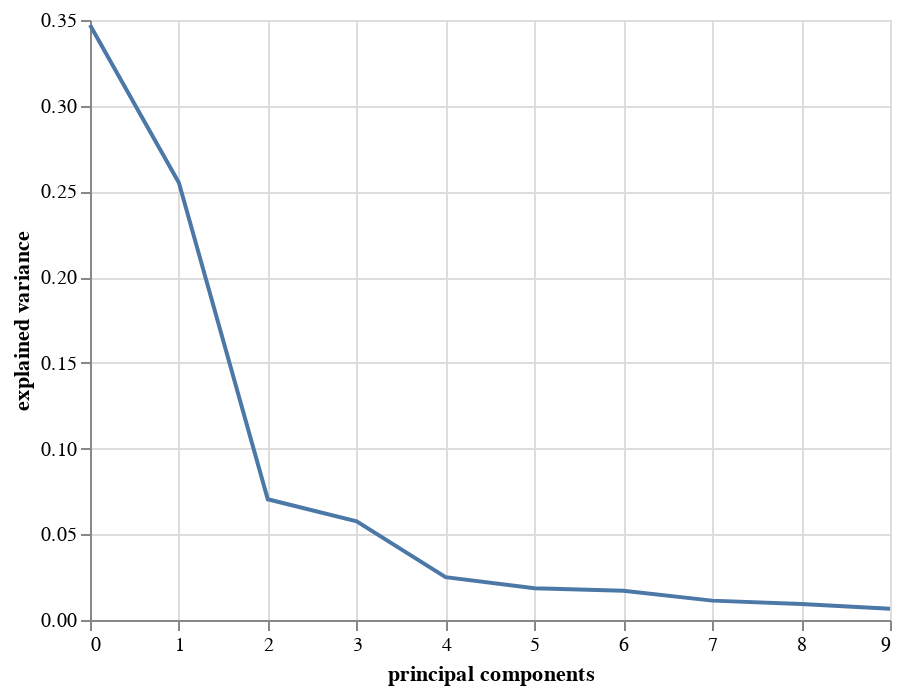

Notebook cell for this chart:
### Code cell
chart = alt.Chart(explained_variance_df).mark_line().encode(
    x='principal components:Q',
    y='explained variance:Q'
)
chart

### Figure 1 — Vega-Lite specification as saved in the notebook (floating-point values rounded to 4 significant figures)
{"$schema": "https://vega.github.io/schema/vega-lite/v3.4.0.json", "config": {"mark": {"tooltip": null}, "view": {"height": 300, "width": 400}}, "data": {"name": "data-0ec51233545c13dd1af322410366493e"}, "datasets": {"data-0ec51233545c13dd1af322410366493e": [{"explained variance": 0.3471, "principal components": 0}, {"explained variance": 0.2551, "principal components": 1}, {"explained variance": 0.0704, "principal components": 2}, {"explained variance": 0.0576, "principal components": 3}, {"explained variance": 0.025, "principal components": 4}, {"explained variance": 0.0185, "principal components": 5}, {"explained variance": 0.017, "principal components": 6}, {"explained variance": 0.0113, "principal components": 7}, {"explained variance": 0.0094, "principal components": 8}, {"explained variance": 0.0066, "principal components": 9}]}, "encoding": {"x": {"field": "principal components", "type": "quantitative"}, "y": {"field": "explained variance", "type": "quantitative"}}, "mark": "line"}
